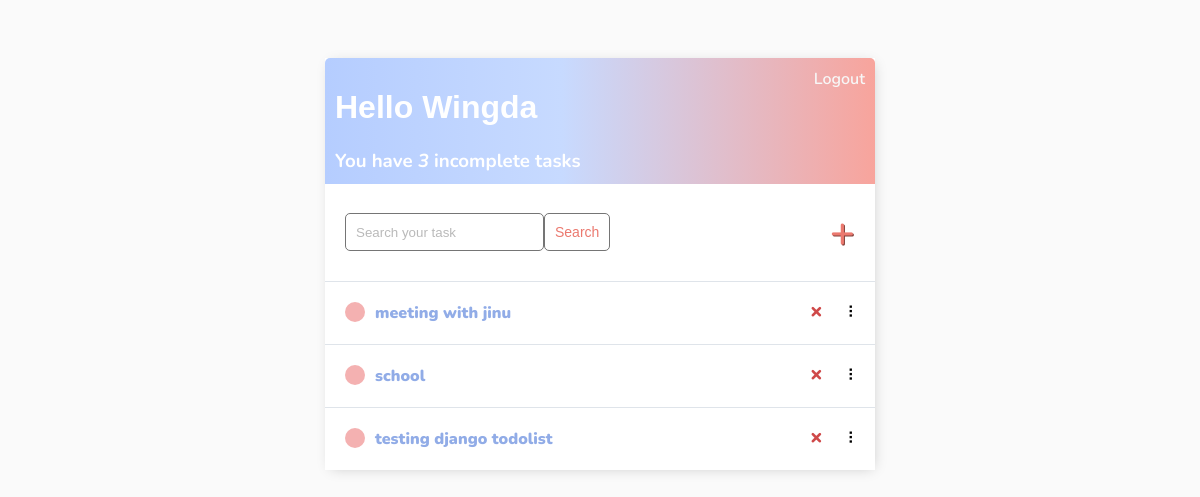
The app's page / (signed in), older data.
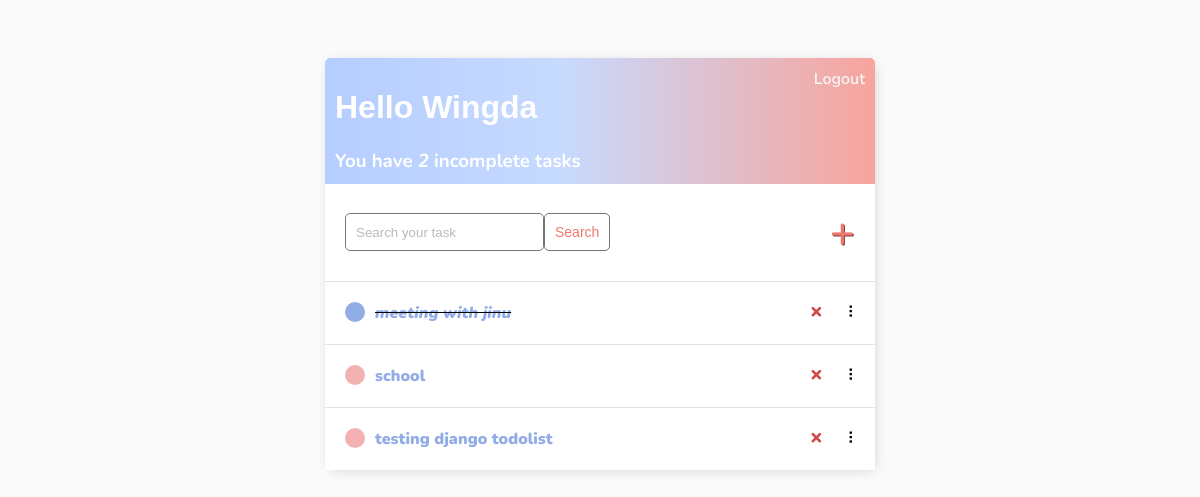
The same page, newer data.
### base/models.py (models this page shows)
class Task(models.Model):
    user = models.ForeignKey(
        User, on_delete=models.CASCADE, null=True, blank=True)
    title = models.CharField(max_length=200)
    description = models.TextField(null=True, blank=True)
    complete = models.BooleanField(default=False)
    created = models.DateTimeField(auto_now_add=True)
    def __str__(self):
        return self.title
    class Meta:
        order_with_respect_to = 'user'

### base/views.py (the view)
# urls.py: path('', TaskList.as_view(), name='tasks'),
class TaskList(LoginRequiredMixin, ListView):
    model = Task
    context_object_name = 'tasks'
    def get_context_data(self, **kwargs):
        context = super().get_context_data(**kwargs)
        context['tasks'] = context['tasks'].filter(user=self.request.user)
        context['count'] = context['tasks'].filter(complete=False).count()
        search_input = self.request.GET.get('search-area') or ''
        if search_input:
            context['tasks'] = context['tasks'].filter(
                title__contains=search_input)
        context['search_input'] = search_input
        return context

### base/templates/base/task_list.html (shortened to what this page needs)
{% extends 'base/main.html' %} {% block content %}
<div class="header-bar">
    <div>
        <h1>Hello {{request.user|title}}</h1>
        <h3 style="margin:0">You have <i>{{count}}</i> incomplete task{{ count|pluralize:"s" }}</h3>
    </div>
    {% if request.user.is_authenticated %}
        <a href="{% url 'logout' %}">Logout</a> {% else %}
        <a href="{% url 'login' %}">Login</a> {% endif %}
</div>
<div id="search-add-wrapper">
    <form method="GET" style="display: flex;">
        <input type='text' name='search-area' placeholder="Search your task" value="{{search_input}}">
        <input class="button" type="submit" value='Search'>
    </form>
    {% if tasks|length > 0 %}
    <a id="add-link" href="{% url 'task-create' %}">&#x2b;</a>
    {% endif %}
</div>
<div id="tasklist" class="task-items-wrapper">
    {% for task in tasks %}
    <div class="task-wrapper" data-position="{{task.pk}}">
        <div class="task-title">
            {% if task.complete %}
            <div class="task-complete-icon"></div>
            <i><s><a href="{% url 'task-update' task.id %}">{{task}}</a></s></i> {% else %}
            <div class="task-incomplete-icon"></div>
            <a href="{% url 'task-update' task.id %}">{{task}}</a> {% endif %}
        </div>
        <div class="task-controls">
            <a class="delete-link" href="{% url 'task-delete' task.id %}">&#215;</a>
            <span class="handle">&nbsp;&#10247;</span>
        </div>
    </div>
    {% empty %}
    <div style="text-align: center; padding-bottom: 10px; line-height: 1em;">
        <h3>No new tasks are created.</h3>
        <h3>Create a <a style="text-decoration: none; color: #e53935;" href="{% url 'task-create' %}">New task</a> ! </h3>
    </div>
    {% endfor %}
</div>
{% endblock content %}

### base/templates/base/main.html (shortened to what this page needs)
<!DOCTYPE html>
<html lang="en">
<head>
</head>
<body>
    <div class="container">
        {% block content %} {% endblock content %}
    </div>
</body>
</html>

### base/templates/base/main.html (style rules this page uses)
body { background-color: #FAFAFA; font-family: 'Nunito', sans-serif; padding-top: 50px; }
h1 { font-family: 'Raleway', sans-serif; }
a, p { color: #4b5156 }
a { font-weight: 600; }
.container { max-width: 550px; margin: auto; background-color: #fff; -webkit-box-shadow: 2px 2px 13px -4px rgba(0, 0, 0, 0.21); box-shadow: 2px 2px 13px -4px rgba(0, 0, 0, 0.21); }
input { outline: none; border: none; }
.header-bar { display: flex; justify-content: space-between; color: #fff; padding: 10px; border-radius: 5px 5px 0 0; background: linear-gradient(90deg, #b5cdff 0%, #c7daff 43%, #f8a49c 100%); }
.header-bar a { color: rgb(247, 247, 247); text-decoration: none; }
.task-wrapper { display: flex; align-items: center; justify-content: space-between; background-color: #fff; border-top: 1px solid #dfe4ea; overflow: hidden; }
.task-title { display: flex; padding: 20px; }
.task-title a { text-decoration: none; font-weight: 900; color: #91ace7; margin-left: 10px; }
.task-complete-icon { height: 20px; width: 20px; background-color: #91ace7; border-radius: 50%; }
.task-incomplete-icon { height: 20px; width: 20px; background-color: rgb(244, 177, 177); border-radius: 50%; }
.delete-link { text-decoration: none; font-weight: 900; color: #cf4949; font-size: 22px; line-height: 0; padding: 20px 0px; }
.handle { display: inline-block; padding: 20px 16px; cursor: grab; user-select: none; }
.handle:after, .handle:before { display: block; content: ""; }
#add-link { color: #EB796F; text-decoration: none; font-size: 42px; text-shadow: 1px 1px #81413b; }
#search-add-wrapper { display: flex; justify-content: space-between; align-items: center; padding: 20px; }
input[type=text], input[type=password], textarea { border: 1px solid #757575; border-radius: 5px; padding: 10px; width: 90%; }
::placeholder { font-weight: 300; opacity: 0.5; }
.button { border: 1px solid #757575; background-color: #FFF; color: #EB796F; padding: 10px; font-size: 14px; border-radius: 5px; cursor: pointer; text-decoration: none; }

Row changes from the older to the newer data that the page shows:
changed Task "meeting with jinu": complete False → True (drawn)
Text that changed along with them:
{{ count }}: "3" → "2"
